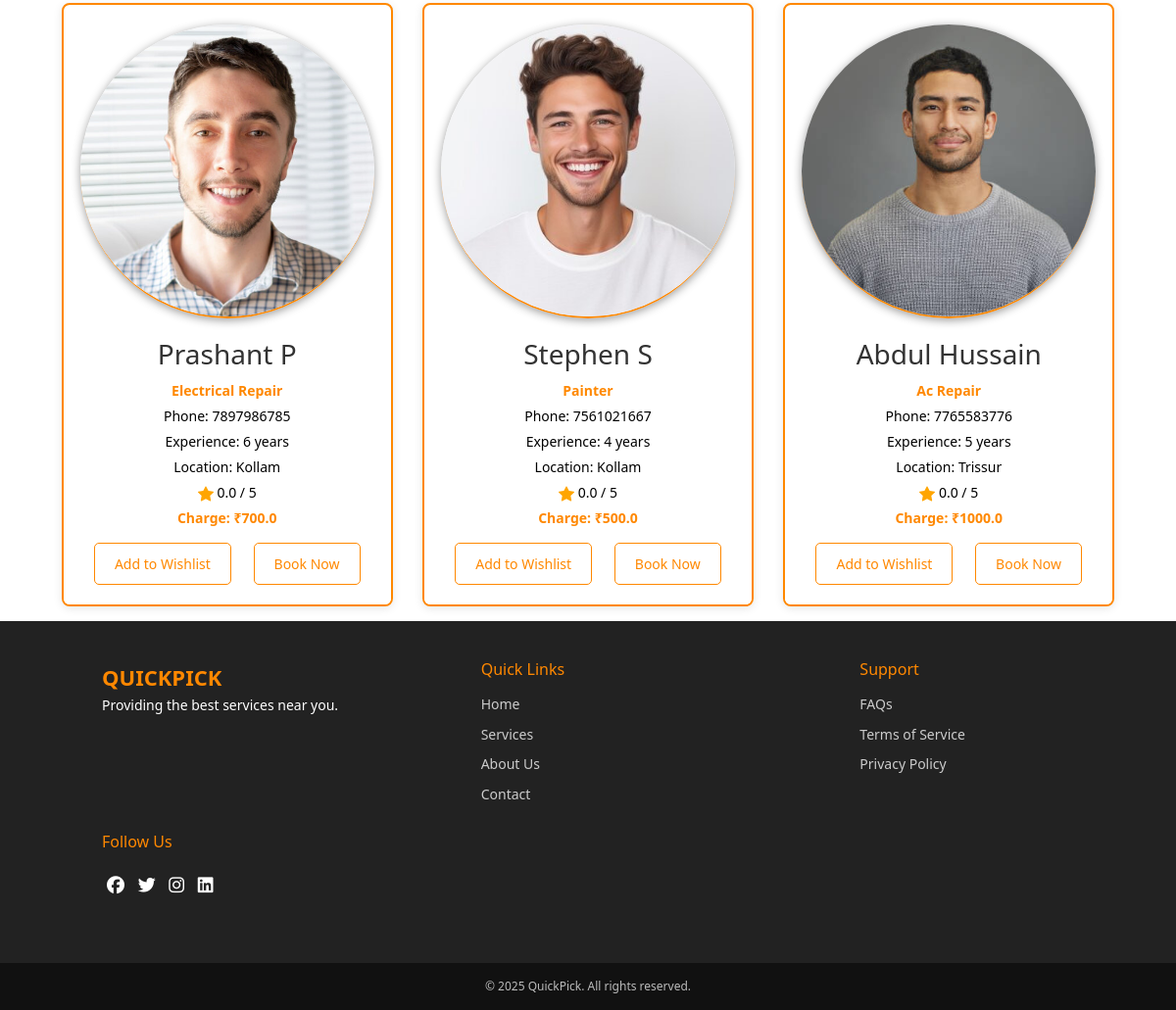
/ (lower part), run on an earlier commit of the app's database.
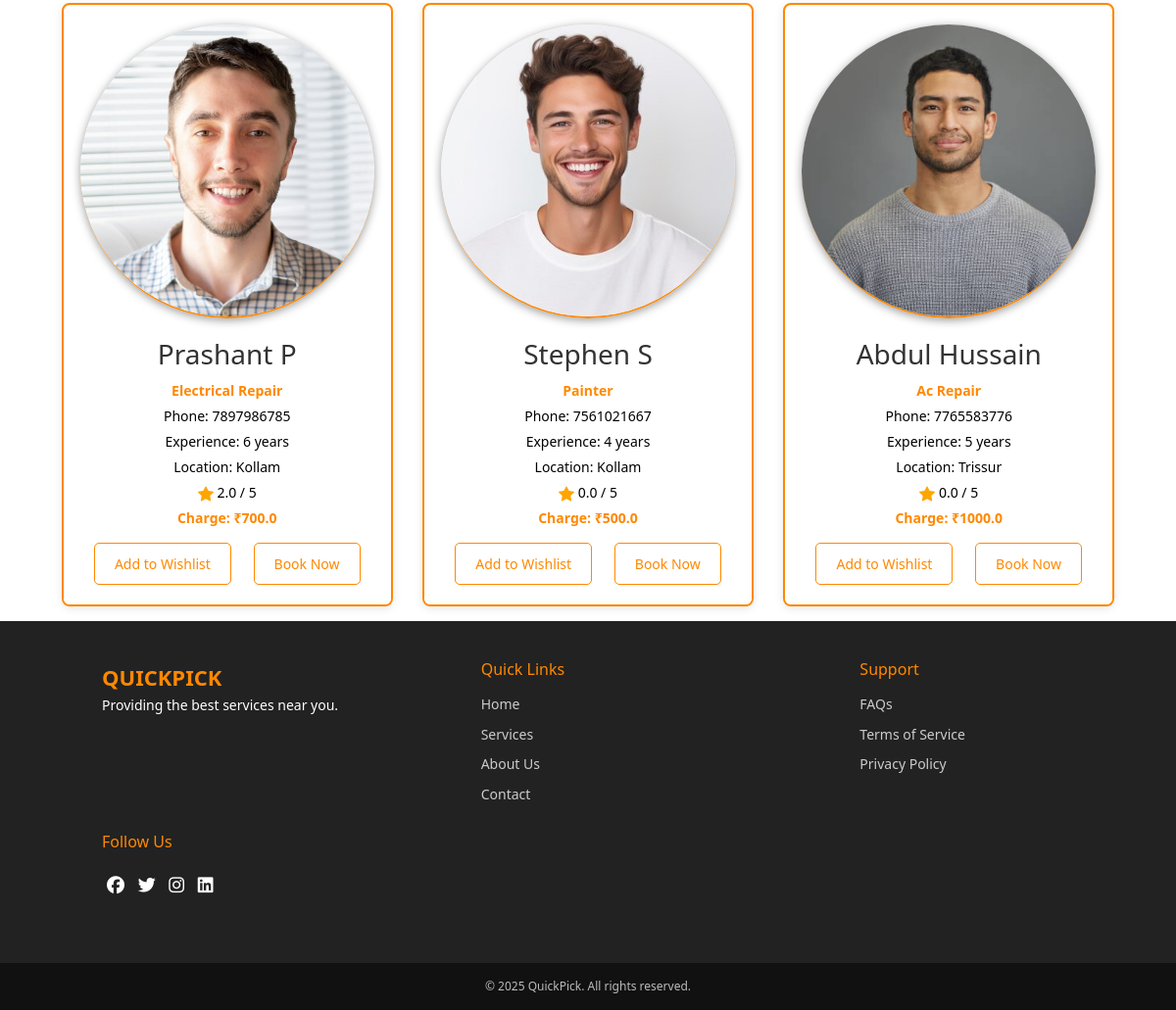
And on a later commit of the database.
### app/models.py (models this page shows, shortened)
class ServiceProvider(models.Model):
    category = models.ForeignKey(Category, on_delete=models.CASCADE)
    profile = models.FileField()
    name = models.TextField()
    phone = models.IntegerField(unique=True)
    experience = models.IntegerField()
    availability = models.BooleanField(default=True)
    rating = models.FloatField(default=0.0)
    location = models.TextField()
    des = models.TextField()
    charge = models.FloatField()
    working_hours = models.TextField()

class Category(models.Model):
    category = models.TextField()
    img = models.FileField()

### app/views.py (the view)
# urls.py: path('',views.user_home,name='user_home'),
def user_home(request):
    if 'admin' not in request.session:
        categories = Category.objects.all()
        providers = ServiceProvider.objects.all()
        locations = ServiceProvider.objects.values_list('location', flat=True).distinct()
        print(locations)
        locations = sorted(set(loc.capitalize() for loc in locations if loc))
        return render(request, 'user/home.html', {'providers': providers, 'locations': locations, 'categories':categories})
    else:
        return redirect(admin_home)

### templates/user/home.html (shortened to what this page needs)
<!DOCTYPE html>
<html lang="en">
<head>
  {% load static %}
  <link rel="stylesheet" href="{% static 'css/home_style.css' %}">
  <link rel="stylesheet" href="{% static 'css/footer.css' %}">
  <link href="https://cdn.jsdelivr.net/npm/bootstrap@5.3.3/dist/css/bootstrap.min.css" rel="stylesheet">
  <link rel="stylesheet" href="https://cdnjs.cloudflare.com/ajax/libs/font-awesome/6.5.1/css/all.min.css">
</head>
<body>
  <div class="container" id="service-providers">
    {% include 'partials/provider_list.html' %}
  </div>
  <footer class="footer">
    <div class="footer-section">
      <div class="footer-logo">QuickPick</div>
      <p>Providing the best services near you.</p>
    </div>
    <div class="footer-section footer-links">
      <h4>Quick Links</h4>
      <a href="#">Home</a>
      <a href="#">Services</a>
      <a href="#">About Us</a>
      <a href="#">Contact</a>
    </div>
    <div class="footer-section footer-links">
      <h4>Support</h4>
      <a href="#">FAQs</a>
      <a href="#">Terms of Service</a>
      <a href="#">Privacy Policy</a>
    </div>
    <div class="footer-section">
      <h4>Follow Us</h4>
      <div class="footer-social">
        <a href="#"><i class="fab fa-facebook"></i></a>
        <a href="#"><i class="fab fa-twitter"></i></a>
        <a href="#"><i class="fab fa-instagram"></i></a>
        <a href="#"><i class="fab fa-linkedin"></i></a>
      </div>
    </div>
  </footer>
  <div class="footer-bottom">
    &copy; 2025 QuickPick. All rights reserved.
  </div>
</body>
</html>

### templates/partials/provider_list.html (shortened to what this page needs)
<!DOCTYPE html>
<html lang="en">
<head>
    {% load static %}
    <link rel="stylesheet" href="{% static 'css/home_style.css' %}">
    <link href="https://cdn.jsdelivr.net/npm/bootstrap@5.3.3/dist/css/bootstrap.min.css" rel="stylesheet">
</head>
<body>
    {% if providers %}
    {% for provider in providers %}
        <div class="provider-card">
            <a style="text-decoration:none; color:black;" href="view_details/{{provider.pk}}">
            <img src="{{ provider.profile.url }}" alt="{{ provider.name }}">
            <div class="provider-card-content">
                <h3>{{ provider.name }}</h3>
                <p class="category">{{ provider.category.category }}</p>
                <p>Phone: {{ provider.phone }}</p>
                <p>Experience: {{ provider.experience }} years</p>
                <p>Location: {{ provider.location }}</p>
                <p> {{ provider.rating }} / 5</p>
                <p class="charge">Charge: ₹{{ provider.charge }}</p>
                <div class="btn-container">
                    <a href="addWishlist/{{provider.id}}" class="btn">Add to Wishlist</a>
                    <a href="book-now/{{provider.id}}" class="btn">Book Now</a>
                </div>
            </div>
        </a>
        </div>
    {% endfor %}
{% else %}
    <p style="text-align: center; width: 100%; font-size: 18px;">No providers available in this location.</p>
{% endif %}
</body>
</html>

What changed in the data, as far as the page shows it:
changed ServiceProvider "Prashant P": rating "0.0" → "2.0"
